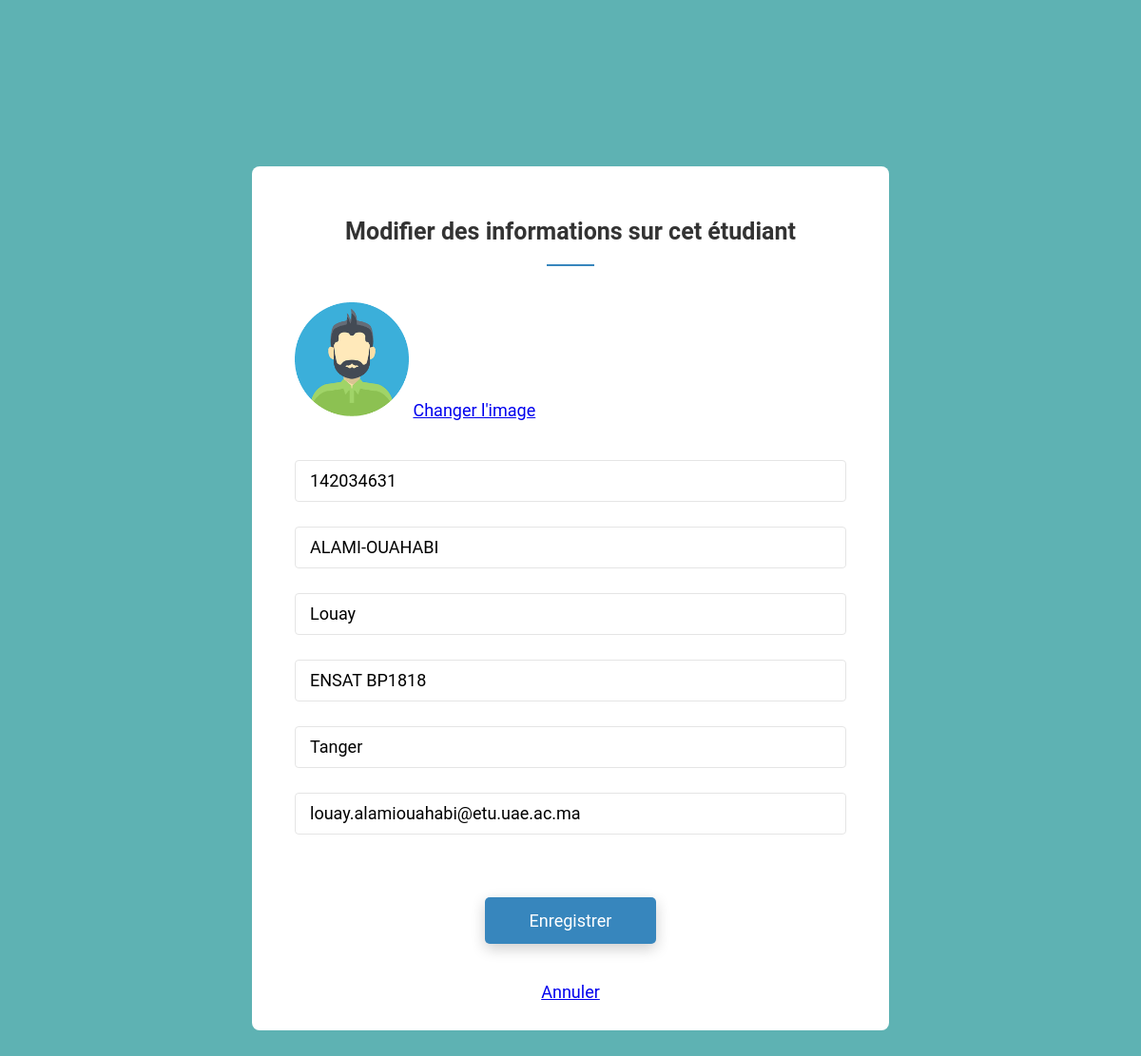
/update.php?editid=2, run on the app's committed database.
### tables this page shows
CREATE TABLE `eleves` (
  `ID_eleve` int(11) NOT NULL,
  `CNE` varchar(10) NOT NULL,
  `Nom` varchar(15) NOT NULL,
  `Prenom` varchar(15) NOT NULL,
  `Adresse` varchar(100) NOT NULL,
  `Ville` varchar(10) NOT NULL,
  `email` varchar(100) NOT NULL,
  `Photo` varchar(100) NOT NULL,
  `etat` tinyint(1) NOT NULL
);

### update.php (the view, shortened to what this page needs)
<!DOCTYPE html>
<html lang="en">
<head>
    <link rel="stylesheet" href="css/style.css"/>
</head>
</head>
<body>
<div class="page-content">
<div class="form-v5-content">
<form  method="POST" class="form-detail">
 <?php
 require_once "MySQL.php";
$eid=$_GET['editid'];
$ret=mysqli_query($mysqli," SELECT* FROM eleves WHERE ID_eleve='$eid'");
while ($row=mysqli_fetch_array($ret)) {
?>
 <h2> Modifier des informations sur cet étudiant</h2>
<div class="form-row">
<img src="<?php  echo $row['Photo'];?>" width="120" height="120">
<a href="changeImage.php?userid=<?php echo $row['ID_eleve'];?>">Changer l'image</a>
</div>
 <br> <br>
 <div class="form-row">
<input type="text" class="input-text" name="cne" value="<?php  echo $row['CNE'];?>" required="true">
</div>
<div class="form-row">
<input type="text" class="input-text" name="nom" value="<?php  echo $row['Nom'];?>" required="true">
</div>
<div class="form-row">
<input type="text" class="input-text" name="prenom" value="<?php  echo $row['Prenom'];?>" required="true">
</div>
<div class="form-row">
<input type="text" class="input-text" name="adresse" value="<?php  echo $row['Adresse'];?>" required="true">
</div>
<div class="form-row">
<input type="text" class="input-text" name="ville" value="<?php  echo $row['Ville'];?>" required="true">
</div>
<div class="form-row">
<input type="text" class="input-text" name="email" required="true" value="<?php  echo $row['email'];?>">
</div>
<?php
}
?>
 <br>
 <div class="form-row-last">
 <input type="submit" name="modifier" class="register" value="Enregistrer">
 </div>
 <center><a href="allMembers.php">Annuler</a></center>
 </div>
</div>
</body>
</html>

### css/style.css (style rules this page uses)
body { margin: 0; }
.page-content { width: 100%; margin: 0 auto; background: #5eb2b3; display: flex; display: -webkit-flex; justify-content: center; -o-justify-content: center; -ms-justify-content: center; -moz-justify-content: center; -webkit-justify-content: center; align-items: center; -o-align-items: center; -ms-align-items: center; -moz-align-items: center; -webkit-align-items: center; }
.form-v5-content { background: #fff; width: 670px; border-radius: 8px; -o-border-radius: 8px; -ms-border-radius: 8px; -moz-border-radius: 8px; -webkit-border-radius: 8px; margin: 175px 0; font-family: 'Roboto', sans-serif; color: #333; font-weight: 400; position: relative; font-size: 18px; }
.form-v5-content .form-detail { padding: 30px 45px 30px 45px; position: relative; }
.form-detail h2 { font-weight: 700; font-size: 25px; text-align: center; position: relative; padding: 3px 0 20px; margin-bottom: 40px; }
.form-detail h2::after { background: #3786bd; width: 50px; height: 2px; content: ""; position: absolute; top: 100%; left: 50%; transform: translateX(-50%); -o-transform: translateX(-50%); -ms-transform: translateX(-50%); -moz-transform: translateX(-50%); -webkit-transform: translateX(-50%); }
.form-detail .form-row { position: relative; }
.form-detail .form-row-last { text-align: center; }
.form-detail .input-text { margin-bottom: 26px; }
.form-detail input { width: 94.5%; padding: 10.5px 15px; border: 1px solid #e5e5e5; appearance: unset; -moz-appearance: unset; -webkit-appearance: unset; -o-appearance: unset; -ms-appearance: unset; outline: none; -moz-outline: none; -webkit-outline: none; -o-outline: none; -ms-outline: none; border-radius: 4px; -o-border-radius: 4px; -ms-border-radius: 4px; -moz-border-radius: 4px; -webkit-border-radius: 4px; font-family: 'Roboto', sans-serif; font-weight: 400; font-size: 18px; }
.form-detail .register { font-size: 18px; color: #fff; background: #3786bd; border-radius: 5px; -o-border-radius: 5px; -ms-border-radius: 5px; -moz-border-radius: 5px; -webkit-border-radius: 5px; width: 180px; box-shadow: 0px 5px 15px 0px rgba(0, 0, 0, 0.2); -o-box-shadow: 0px 5px 15px 0px rgba(0, 0, 0, 0.2); -ms-box-shadow: 0px 5px 15px 0px rgba(0, 0, 0, 0.2); -moz-box-shadow: 0px 5px 15px 0px rgba(0, 0, 0, 0.2); -webkit-box-shadow: 0px 5px 15px 0px rgba(0, 0, 0, 0.2); border: none; margin: 19px 0 40px; cursor: pointer; }
.form-detail .form-row-last input { padding: 14px; }

### update.php (style rules this page uses)
body { background-color: rgb(0, 127, 255); }

### data on the page
eleves: cne "142034631", nom "ALAMI-OUAHABI", prenom "Louay", adresse "ENSAT BP1818", ville "Tanger", email "louay.alamiouahabi@etu.uae.ac.ma"
